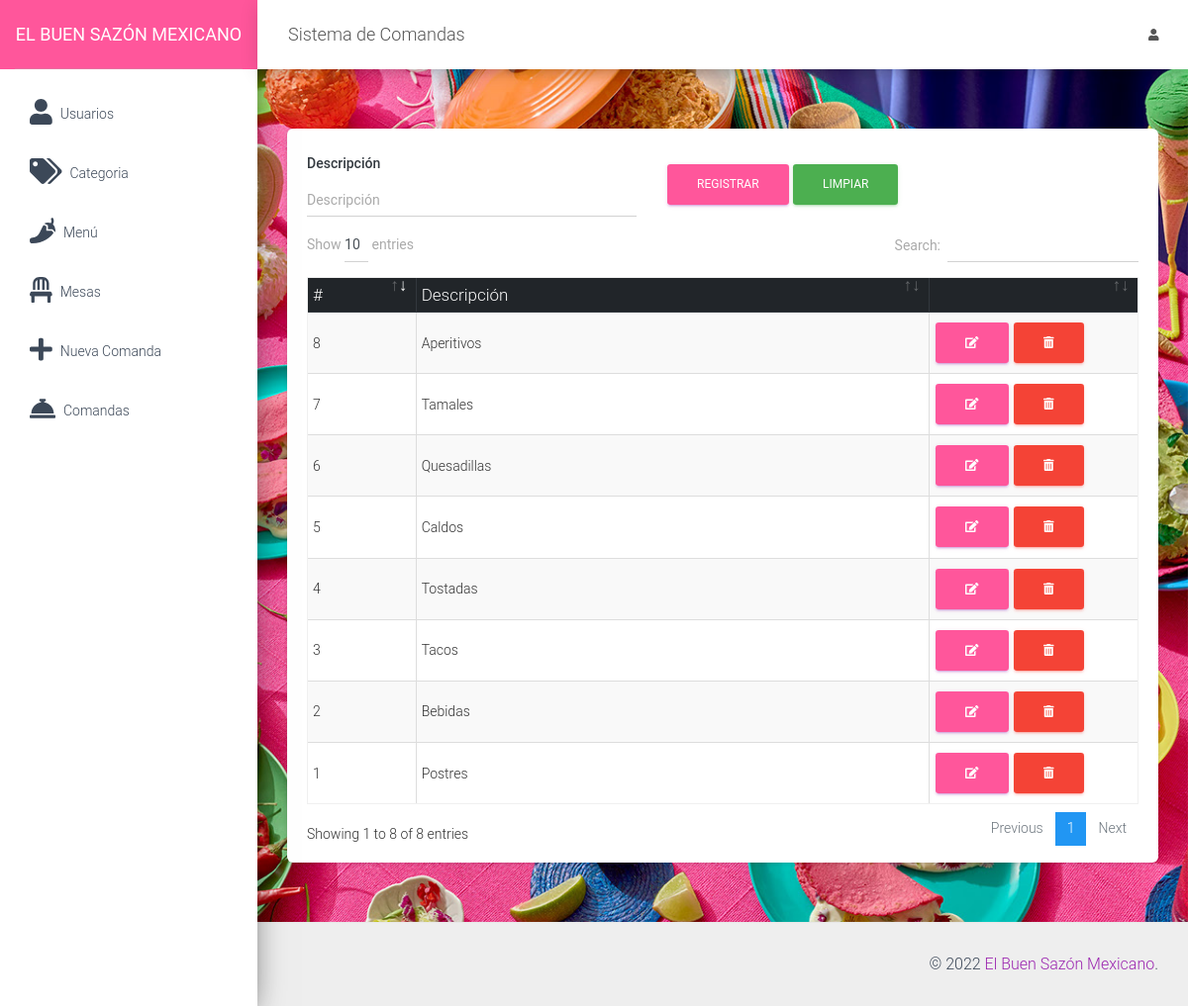
Page /src/categorias.php (signed in) on the committed database.
### tables this page shows
CREATE TABLE `categoria` (
  `IdCategoria` int(11) NOT NULL,
  `Descrip` varchar(50) NOT NULL
);

### src/categorias.php (the view, shortened to what this page needs)
<?php
include_once "includes/header.php";
?>
<div class="card">
    <div class="card-body">
        <div class="row">
            <div class="col-md-12">
                <form action="" method="post" autocomplete="off" id="formulario">
                    <div class="row">
                        <div class="col-md-5">
                            <div class="form-group">
                                <label for="Descrip" class="text-dark font-weight-bold">Descripción</label>
                                <input type="text" placeholder="Descripción" name="Descrip" id="Descrip" class="form-control">
                            </div>
                        </div>
                        <div class="col-md-4 mt-3">
                            <input type="submit" value="Registrar" class="btn btn-primary" id="btnAccion">
                            <input type="button" value="Limpiar" class="btn btn-success" id="btnNuevo" onclick="limpiar()">
                        </div>
                    </div>
                </form>
            </div>
            <div class="col-md-12">
                <div class="table-responsive">
                    <table class="table table-striped table-bordered" id="tbl">
                        <thead class="thead-dark">
                            <tr>
                                <th>#</th>
                                <th>Descripción</th>
                                <th></th>
                            </tr>
                        </thead>
                        <tbody>
                            <?php
                            include "../conexion.php";
                            $query = mysqli_query($conexion, "SELECT * FROM categoria");
                            $result = mysqli_num_rows($query);
                            if ($result > 0) {
                                while ($data = mysqli_fetch_assoc($query)) { ?>
                                    <tr>
                                        <td><?php echo $data['IdCategoria']; ?></td>
                                        <td><?php echo $data['Descrip']; ?></td>
                                        <td style="width: 200px;">
                                            <a href="#" onclick="editarCategoria(<?php echo $data['IdCategoria']; ?>)" class="btn btn-primary"><i class='fas fa-edit'></i></a>
                                            <form action="eliminar_categoria.php?id=<?php echo $data['IdCategoria']; ?>" method="post" class="confirmar d-inline">
                                                <button class="btn btn-danger" type="submit"><i class='fas fa-trash-alt'></i> </button>
                                            </form>
                                        </td>
                                    </tr>
                            <?php }
                            } ?>
                        </tbody>
                    </table>
                </div>
            </div>
        </div>
    </div>
</div>
<?php include_once "includes/footer.php"; ?>

### src/includes/header.php (shortened to what this page needs)
<!DOCTYPE html>
<html lang="en">
<head>
    <link href="../assets/css/material-dashboard.css" rel="stylesheet" />
    <link href="../assets/css/dataTables.bootstrap4.min.css" rel="stylesheet" />
    <link rel="stylesheet" href="../assets/js/jquery-ui/jquery-ui.min.css">
</head>
<body>
    <div class="wrapper ">
        <div class="sidebar" style="background: white;">
            <div class="logo bg-primary"><a href="./" class="simple-text logo-normal" style="color: white;">
                    El Buen Sazón Mexicano
                </a></div>
            <div class="sidebar-wrapper">
                <ul class="nav">
                    <li class="nav-item">
                        <a class="nav-link d-flex" href="usuarios.php">
                            <i class="fas fa-user mr-2 fa-2x"></i>
                            <p> Usuarios</p>
                        </a>
                    </li>
                    <li class="nav-item">
                        <a class="nav-link d-flex" href="categorias.php">
                            <i class=" fas fa-tags mr-2 fa-2x"></i>
                            <p> Categoria</p>
                        </a>
                    </li>
                    <li class="nav-item">
                        <a class="nav-link d-flex" href="menu.php">
                            <i class="fas fa-pepper-hot mr-2 fa-2x"></i>
                            <p> Menú</p>
                        </a>
                    </li>
                    <li class="nav-item">
                        <a class="nav-link d-flex" href="mesas.php">
                            <i class=" fas fa-chair mr-2 fa-2x"></i>
                            <p> Mesas</p>
                        </a>
                    </li>
                    <li class="nav-item">
                        <a class="nav-link d-flex" href="nuevaComanda.php">
                            <i class="fas fa-plus mr-2 fa-2x"></i>
                            <p> Nueva Comanda</p>
                        </a>
                    </li>
                    <li class="nav-item">
                        <a class="nav-link d-flex" href="comandas.php">
                            <i class="fas fa-concierge-bell mr-2 fa-2x"></i>
                            <p> Comandas</p>
                        </a>
                    </li>
                </ul>
            </div>
        </div>
        <div class="main-panel">
            <nav class="navbar navbar-expand-lg navbar-absolute fixed-top" >
                <div class="container-fluid">
                    <div class="navbar-wrapper">
                        <a class="navbar-brand" href="javascript:;">Sistema de Comandas</a>
                    </div>
                    <div class="collapse navbar-collapse justify-content-end">
                        <ul class="navbar-nav">
                            <li class="nav-item dropdown">
                                <a class="nav-link" href="javascript:;" id="navbarDropdownProfile" data-toggle="dropdown" aria-haspopup="true" aria-expanded="false">
                                    <i class="fas fa-user"></i>
                                </a>
                            </li>
                        </ul>
                    </div>
                </div>
            </nav>
            <div class="content bg">
                <div class="container-fluid">

### src/includes/footer.php (shortened to what this page needs)
</div>
</div>
<footer class="footer">
    <div class="container-fluid">
        <div class="copyright float-right">
            &copy;
            <a href="#" target="_blank">El Buen Sazón Mexicano</a>.
        </div>
    </div>
</footer>
</div>
</div>
</body>
</html>

### rows in the picture
categoria: IdCategoria "1", Descrip "Postres"
categoria: IdCategoria "2", Descrip "Bebidas"
categoria: IdCategoria "3", Descrip "Tacos"
categoria: IdCategoria "4", Descrip "Tostadas"
categoria: IdCategoria "5", Descrip "Caldos"
categoria: IdCategoria "6", Descrip "Quesadillas"
categoria: IdCategoria "7", Descrip "Tamales"
categoria: IdCategoria "8", Descrip "Aperitivos"
